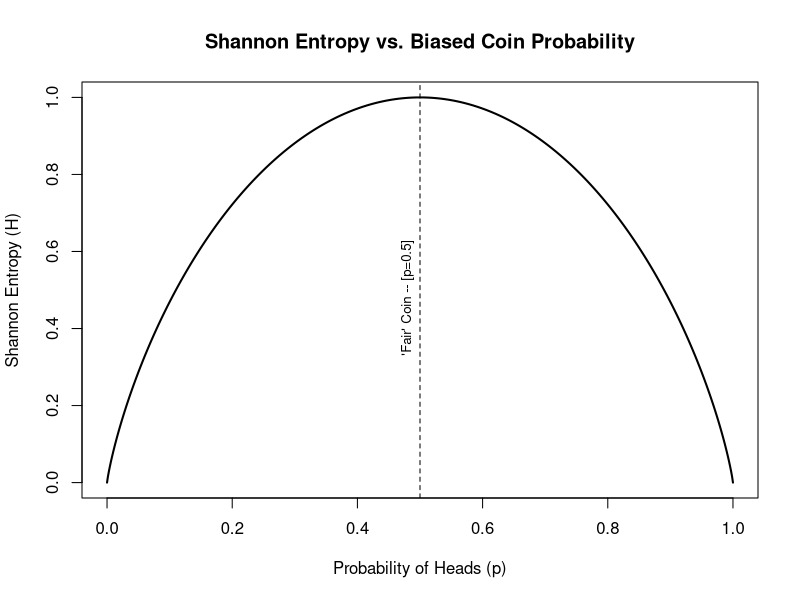

This figure's R source:


# Function to calculate Shannon entropy for a biased coin
shannon_entropy_coin <- function(p) {
  # Handle cases where p is 0 or 1 to avoid log(0)
  if (p == 0 || p == 1) {
    return(0)
  } else {
    return(-p * log2(p) - (1 - p) * log2(1 - p))
  }
}

# Function to plot Shannon entropy against biased coin probabilities
plot_entropy_vs_prob <- function() {
  # Generate a sequence of probabilities from 0 to 1
  p_values <- seq(0, 1, by = 0.001)
  
  # Calculate the entropy for each probability
  entropy_values <- sapply(p_values, shannon_entropy_coin)
  
  # Plot entropy (H) against probability (p)
  plot(
    p_values,
    entropy_values,
    type = "l",
    xlab = "Probability of Heads (p)",
    ylab = "Shannon Entropy (H)",
    main = "Shannon Entropy vs. Biased Coin Probability",
    col = "black",
    lwd = 2
  )
  
  abline(v = 0.5, lty = "dashed")
  
  text(
    x = 0.48,
    y = 0.48,
    srt = 90,
    cex = 0.8,
    labels = "'Fair' Coin -- [p=0.5]",
    col = "black"
  )
}

# Example usage to generate the plot
plot_entropy_vs_prob()
